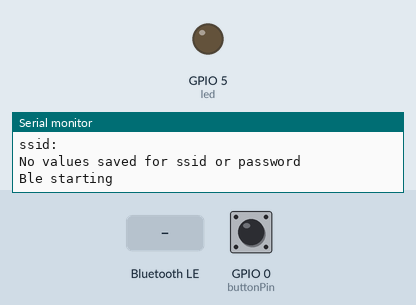
A sketch run on a simulated ESP32. On the bench: output pins drawn as LEDs (lit = HIGH), the last lines printed to the serial monitor. Dashed ring = blinking. The inputs (shaded band) are chosen by the test bench; at power-on: GPIO 0 (buttonPin) HIGH. WiFi joins after 1.5 s; servers stay silent unless stated; EEPROM starts erased; nothing arrives over Bluetooth unless stated; a phone connects over Bluetooth LE 3 s after start.

Above: at 1.2 s.
1.3 s: GPIO 0 (buttonPin) pulled LOW for 0.15 s
At 1.45 s:
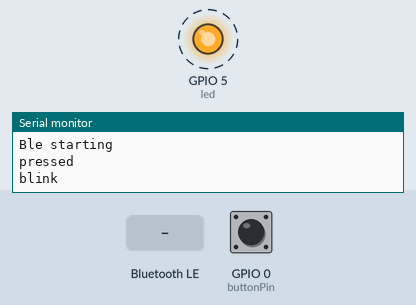
4.3 s: Bluetooth LE write ":" received
5.8 s: Bluetooth LE write "1" received
8.8 s: Bluetooth LE write "1" received
At 10.5 s:
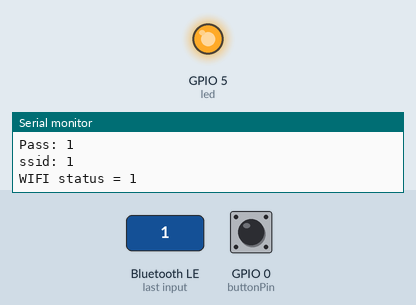
11.8 s: Bluetooth LE write "1" received
14.8 s: Bluetooth LE write "0" received
Timing chart, 0 to 20.0 s (numbered marks = the images above; inputs shaded):
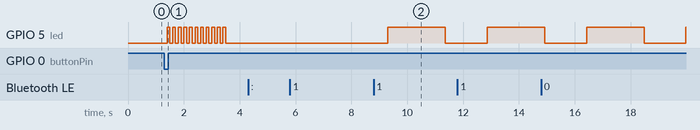

Measured:
- after the input at 1.3 s, GPIO 5 (led): alternates HIGH for 0.10 s and LOW for 0.10 s, 22 changes in all, then stays LOW, starting after 0.10 s

The sketch:

BLE.ino
```cpp
#include <BLEDevice.h>
#include <BLEUtils.h>
#include <BLEServer.h>
#include <Preferences.h>
#include <WiFi.h>

#define SERVICE_UUID        "6fb23cbc-e39a-11ec-8fea-0242ac120002"
#define CHARACTERISTIC_UUID "6fb23f1e-e39a-11ec-8fea-0242ac120002"

#define led 5
const int buttonPin = 0;
int buttonState = 0;
bool connecting = false;

Preferences preferences;

String ssid;
String password;

void saveData(const char* s, const char* p);
void startBlinking();
void stopWiFi();
void onBtnPressed();

class MyCallbacks: public BLECharacteristicCallbacks {
    void onWrite(BLECharacteristic *pCharacteristic) {
      std::string value = pCharacteristic->getValue();
      String ble_str = "";
      if (value.length() > 0) {
        Serial.println("*********");
        Serial.print("New value: ");
        for (int i = 0; i < value.length(); i++){
          ble_str = ble_str + value[i];
        }
        //s:23456,p:dostc
        Serial.println(ble_str);

        int first = ble_str.indexOf(":");
        int last =  ble_str.lastIndexOf(":");

        String s = ble_str.substring(first+1,last-2);
        String p = ble_str.substring(last+1);


        Serial.print("s: ");
        Serial.println(s);
        Serial.print("p: ");
        Serial.println(p);

        saveData(s.c_str(), p.c_str());
        Serial.println("*********");
      }
    }
};

void initBle(){

  Serial.println("Ble starting");
  BLEDevice::init("Drone");
  BLEServer *pServer = BLEDevice::createServer();

  BLEService *pService = pServer->createService(SERVICE_UUID);

  BLECharacteristic *pCharacteristic = pService->createCharacteristic(
                                         CHARACTERISTIC_UUID,
                                         BLECharacteristic::PROPERTY_READ |
                                         BLECharacteristic::PROPERTY_WRITE
                                       );

  pCharacteristic->setCallbacks(new MyCallbacks());

  pCharacteristic->setValue("Hello World");
  pService->start();

  BLEAdvertising *pAdvertising = pServer->getAdvertising();
  pAdvertising->start();
}

void setup() {
  Serial.begin(115200);
  // initialize the pushbutton pin as an input:
  pinMode(buttonPin, INPUT);
  pinMode(led, OUTPUT);
  initPref();

}

void loop() {
  onBtnPressed();
  delay(200);
}
```

blink.ino
```cpp
void startBlinking(){
    Serial.println("blink");
    for (int i = 0; i <= 10; i++) {
      digitalWrite(led, HIGH);
      delay(100);
      digitalWrite(led, LOW);
      delay(100);
    }
}
```

preferences.ino
```cpp
void initBle();

void initPref(){
  preferences.begin("credentials", false);

  ssid = preferences.getString("ssid", "");
  password = preferences.getString("password", "");

  Serial.print("Pass: ");
  Serial.println(password);
  Serial.print("ssid: ");
  Serial.println(ssid);

  if (ssid == "" || password == ""){
    Serial.println("No values saved for ssid or password");
    initBle();
  }
  else {
    // Connect to Wi-Fi
    initWiFi();
  }
}

void saveData(const char* s, const char* p ){
  preferences.begin("credentials", false);
  preferences.putString("ssid", s);
  preferences.putString("password", p);

  Serial.println("Network Credentials Saved using Preferences");
  preferences.end();

  initPref();
}
```

utilities.ino
```cpp
void onBtnPressed(){
  buttonState = digitalRead(buttonPin);
  if (buttonState == LOW) {
    connecting = false;
    Serial.println("pressed");
    startBlinking();
    stopWiFi();
    initBle();
  }
}
```

wifi.ino
```cpp
// Set your Static IP address
IPAddress local_IP(10, 77, 210, 1);
// Set your Gateway IP address
IPAddress gateway(10, 77, 0, 1);
IPAddress subnet(255, 255, 0, 0);


void staticIp(){
  if (!WiFi.config(local_IP, gateway, subnet)) {
    Serial.println("STA Failed to configure");
  }
}

void initWiFi() {
  staticIp();
  Serial.print("WIFI status = ");
  Serial.println(WiFi.getMode());
  WiFi.disconnect(true);
  delay(1000);
  WiFi.mode(WIFI_STA);
  delay(1000);
  Serial.print("WIFI status = ");
  Serial.println(WiFi.getMode());
  WiFi.disconnect();
  connecting = true;
  WiFi.begin(ssid.c_str(), password.c_str());
  Serial.println("IP");
  Serial.print(WiFi.localIP());
  Serial.print("Connecting to WiFi ..");

  while (WiFi.status() != WL_CONNECTED && connecting == true) {
    Serial.print('.');
    Serial.print(WiFi.status());
    digitalWrite(led, LOW);
    onBtnPressed();
    delay(500);
  }

  if(connecting == true) {
    Serial.println("Connected, IP");
    digitalWrite(led, HIGH);
    Serial.println(WiFi.localIP());
  }
}

void stopWiFi(){
  Serial.print("WIFI status = ");
  Serial.println(WiFi.getMode());
  WiFi.disconnect(true);
}
```
